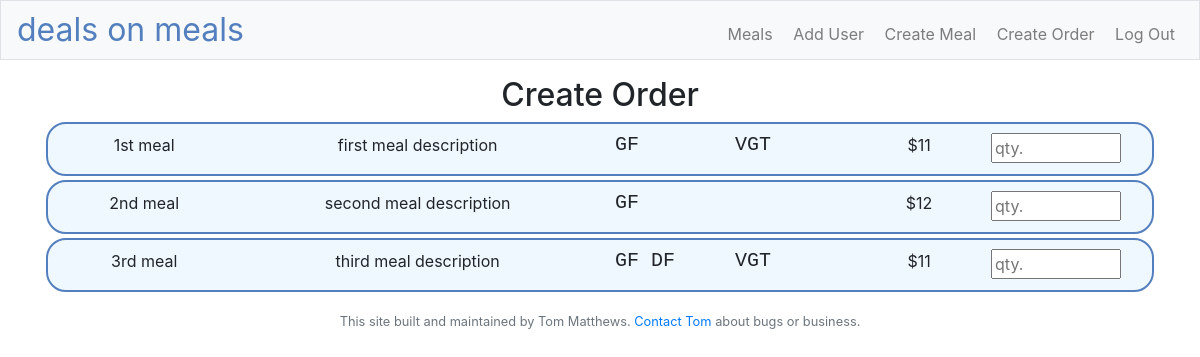
Before: /createOrder (signed in) with the older database file.
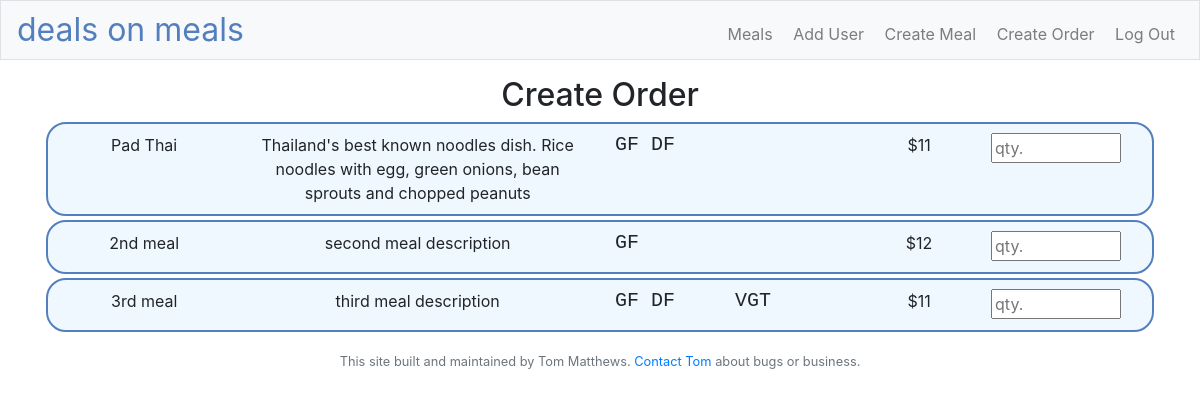
After: the same page with the newer database file.
### models.py (models this page shows, shortened)
class Meal(db.Model):
    __tablename__ = "meal"
    id = db.Column(db.Integer, primary_key=True)
    title = db.Column(db.String(), nullable=False)
    desc = db.Column(db.String(), nullable=False)
    gf = db.Column(db.Boolean(), nullable=False, default=False)
    df = db.Column(db.Boolean(),  nullable=False, default=False)
    vgt = db.Column(db.Boolean(),  nullable=False, default=False)
    vgn = db.Column(db.Boolean(),  nullable=False, default=False)
    archived = db.Column(db.Boolean(), nullable=False, default=False)
    price = db.Column(db.Integer, nullable=False, default=11)

### app.py (the view)
@app.route("/createOrder")
@login_required
def createOrder():
    meals = Meal.query.all()
    return render_template("createOrder.html", meals=meals)

### app.py (called while the page is built)
@app.after_request
def after_request(response):
    response.headers["Cache-Control"] = "no-cache, no-store, must-revalidate"
    response.headers["Expires"] = 0
    response.headers["Pragma"] = "no-cache"
    return response

### helpers.py (called while the page is built)
def login_required(f):
    @wraps(f)
    def decorated_function(*args, **kwargs):
        if session.get("user_id") is None:
            return redirect("/login")
        return f(*args, **kwargs)
    return decorated_function

### templates/createOrder.html (shortened to what this page needs)
{% extends "layout.html" %}
{% block main %}
<h2>Create Order</h2>
<div class="container-fluid">
    {%for meal in meals %}
    <div class="row my-1 text-wrap">
        <div class="col-4 col-lg-2 my-1">
            {{meal.title}}
        </div>
        <div class="col-8 col-lg-4 my-1">
            {{meal.desc}}
        </div>
        <div class="col-7 col-lg-3 my-1" >
            <h5 style="text-align: left;font-family:'Courier Bold', Courier Bold, monospace;font-style:bold">
            {% if meal.gf == True %}
            GF
            {% else %}&nbsp;&nbsp;{% endif %}
            {% if meal.df == True %}
            DF
            {% else %}&nbsp;&nbsp;{% endif %}
            {% if meal.vgt == True %}VGT
            {% else %}&nbsp;&nbsp;&nbsp;{% endif %}
        </div>
        <div class="col-2 col-lg-1 my-1" >
            ${{meal.price}}
        </div>
        <div class="col-3 col-lg-2 my-1" >
            <div class="def-number-input number-input safari_only">
            <input style="width:85%; max-width:40" placeholder="qty." class="quantity" min="0" max="10" name="quantity" value="" type="number">
            </div>
        </div>
    </div>
    {% endfor %}
</div>
{% endblock %}

### templates/layout.html (shortened to what this page needs)
<!DOCTYPE html>
<html lang="en">
    <head>
        <link rel="stylesheet" href="https://cdn.jsdelivr.net/npm/bootstrap@4.5.3/dist/css/bootstrap.min.css">
        <link href="/static/styles.css" rel="stylesheet">
    </head>
    <body>
            <nav class="navbar navbar-expand-md navbar-light bg-light border py-0">
                <a class="navbar-brand" href="/"><span class="blue">deals on meals</span></a>
                <div class="collapse navbar-collapse ml-auto" id="navbar">
                    <ul class="navbar-nav text-right ml-auto mt-2">
                        {% if session.user_id %}
                        <li class="nav-item"><a class="nav-link" href="/meals-edit">&nbsp;Meals</a></li>
                        <li class="nav-item"><a class="nav-link" href="/addUser">&nbsp;Add User</a></li>
                        <li class="nav-item"><a class="nav-link" href="/createMeal">&nbsp;Create Meal</a></li>
                        <li class="nav-item"><a class="nav-link" href="/createOrder">&nbsp;Create Order</a></li>
                        <li class="nav-item"><a class="nav-link" href="/logout">&nbsp;Log Out</a></li>
                        {% else %}
                        <li class="nav-item"><a class="nav-link" href="/register">&nbsp;Register</a></li>
                        <li class="nav-item"><a class="nav-link" href="/login">&nbsp;Log In</a></li>
                        {% endif %}
                    </ul>
                </div>
            </nav>
        <main class="container p-3">
            {% block main %}{% endblock %}
        </main>
        <footer class="small text-center text-muted">
            This site built and maintained by Tom Matthews. <a href="mailto:ma.thomask@gmail.com">Contact Tom</a> about bugs or business.
        </footer>
    </body>
</html>

### static/styles.css (style rules this page uses)
nav .navbar-brand { font-size: xx-large; }
nav .navbar-brand .blue { color: #537fbe; }
main { overflow-x: auto; text-align: center; }
.row { background-color:aliceblue; border-radius:20px; border-width: 2px; border-style: solid; border-color:#537fbe; padding: 5px; border-spacing: 5 px; white-space: nowrap; }

Changed rows visible on the page:
changed Meal: title "1st meal" → "Pad Thai"; desc "first meal description" → "Thailand's best known noodles dish. Rice noodles with egg, green onions, bean sprouts and chopped peanuts"; now shows "DF"; no longer shows "VGT"
